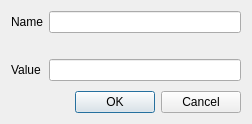
<?xml version="1.0" encoding="UTF-8"?>
<ui version="4.0">
 <class>NewDefineDialog</class>
 <widget class="QDialog" name="NewDefineDialog">
  <property name="geometry">
   <rect>
    <x>0</x>
    <y>0</y>
    <width>252</width>
    <height>124</height>
   </rect>
  </property>
  <property name="modal">
   <bool>true</bool>
  </property>
  <layout class="QVBoxLayout" name="verticalLayout">
   <item>
    <widget class="QFrame" name="form">
     <layout class="QFormLayout" name="formLayout">
      <property name="leftMargin">
       <number>0</number>
      </property>
      <property name="topMargin">
       <number>0</number>
      </property>
      <property name="rightMargin">
       <number>0</number>
      </property>
      <property name="bottomMargin">
       <number>0</number>
      </property>
      <item row="0" column="0">
       <widget class="QLabel" name="label_Name">
        <property name="text">
         <string>Name</string>
        </property>
       </widget>
      </item>
      <item row="0" column="1">
       <widget class="QLineEdit" name="lineEdit_Name">
        <property name="clearButtonEnabled">
         <bool>true</bool>
        </property>
       </widget>
      </item>
      <item row="1" column="1">
       <widget class="QLabel" name="label_NameError">
        <property name="visible">
         <bool>false</bool>
        </property>
        <property name="styleSheet">
         <string notr="true">color: rgb(255, 0, 0)</string>
        </property>
        <property name="text">
         <string/>
        </property>
       </widget>
      </item>
      <item row="2" column="1">
       <widget class="QLineEdit" name="lineEdit_Value"/>
      </item>
      <item row="2" column="0">
       <widget class="QLabel" name="label_Value">
        <property name="text">
         <string>Value</string>
        </property>
       </widget>
      </item>
     </layout>
    </widget>
   </item>
   <item>
    <widget class="QDialogButtonBox" name="buttonBox">
     <property name="orientation">
      <enum>Qt::Orientation::Horizontal</enum>
     </property>
     <property name="standardButtons">
      <set>QDialogButtonBox::StandardButton::Cancel|QDialogButtonBox::StandardButton::Ok</set>
     </property>
     <property name="centerButtons">
      <bool>false</bool>
     </property>
    </widget>
   </item>
  </layout>
 </widget>
 <resources/>
 <connections/>
</ui>
